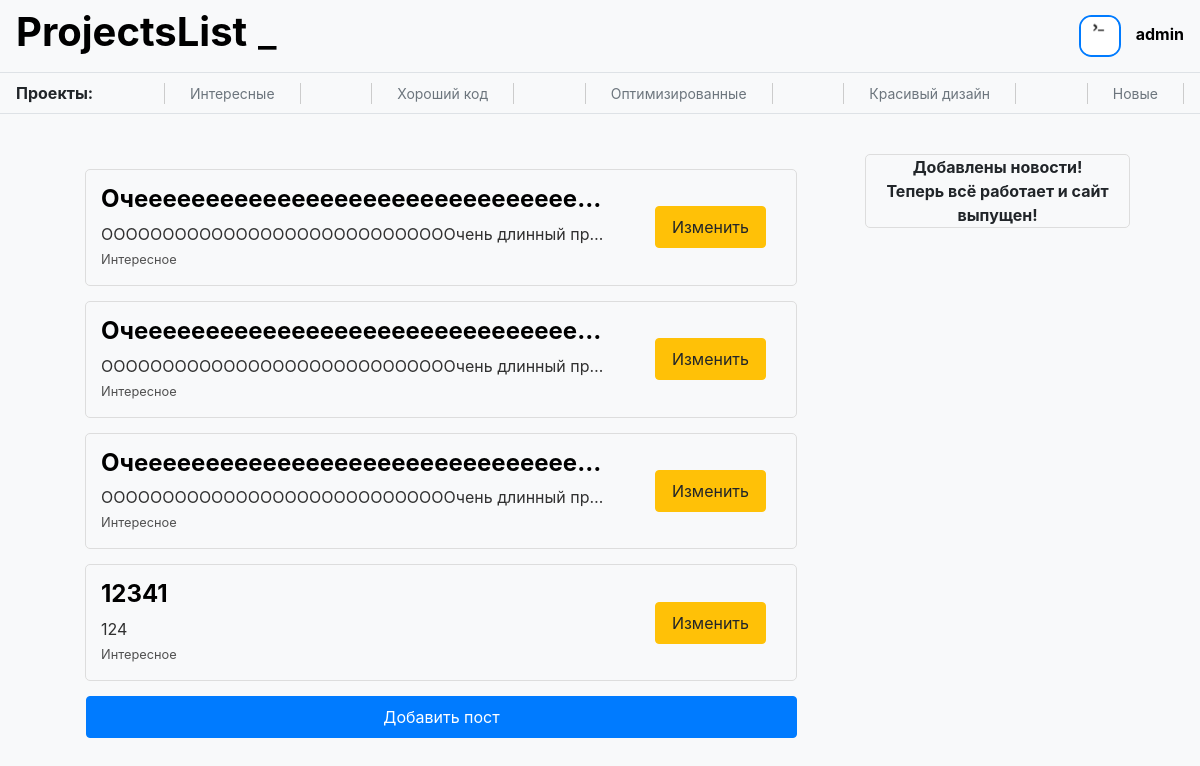
Page / (signed in) on the earlier database version.
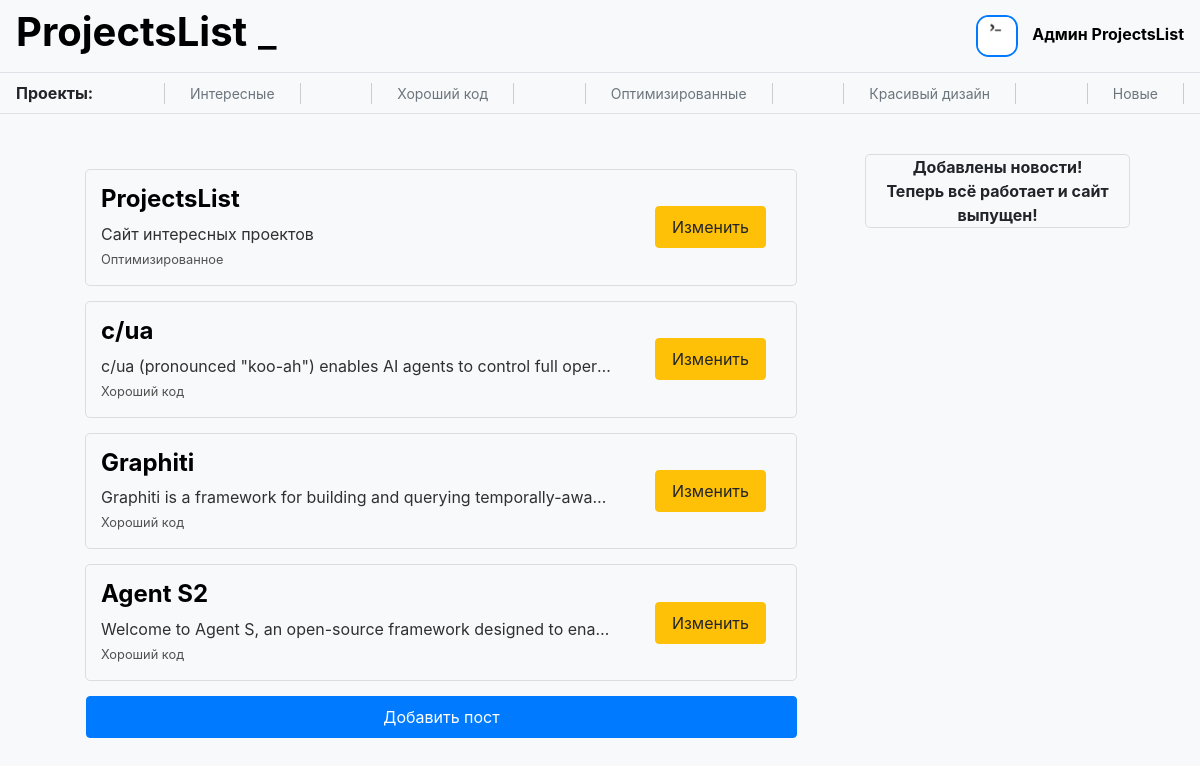
Same page on the later database version.
### data/users.py (models this page shows, shortened)
class User(SqlAlchemyBase, UserMixin):
    __tablename__ = 'users'
    id = sa.Column(sa.Integer, primary_key=True, autoincrement=True)
    name = sa.Column(sa.String)
    mail = sa.Column(sa.String, unique=True)
    hashed_password = sa.Column(sa.String)
    info = sa.Column(sa.String)
    image = sa.Column(sa.String)
    github = sa.Column(sa.String)
    create_time = sa.Column(sa.DateTime, default=datetime.now)
    posts = sa.orm.relationship('Post', back_populates='author')
    comments = sa.orm.relationship('Comment', back_populates='author')
    liked_posts = sa.orm.relationship('Post', back_populates='users_who_liked', secondary='rating_posts')
    liked_comments = sa.orm.relationship('Comment', back_populates='users_who_liked', secondary='rating_comments')

### data/posts.py (models this page shows)
class Post(SqlAlchemyBase):
    __tablename__ = 'posts'
    id = sa.Column(sa.Integer, primary_key=True, autoincrement=True)
    title = sa.Column(sa.String)
    text = sa.Column(sa.String)
    project_link = sa.Column(sa.String)
    category = sa.Column(sa.String)
    like = sa.Column(sa.Integer, default=0)
    dislike = sa.Column(sa.Integer, default=0)
    create_time = sa.Column(sa.DateTime, default=datetime.now)
    author = sa.orm.relationship('User', back_populates='posts')
    author_id = sa.Column(sa.Integer, sa.ForeignKey('users.id'))
    users_who_liked = sa.orm.relationship('User', back_populates='liked_posts', secondary='rating_posts')
    comments = sa.orm.relationship('Comment', back_populates='post')

### server.py (the view)
@app.route('/')
def home():
    style = flask.request.args.get('style', '')
    try:
        db = db_session.create_session()
        posts = db.query(Post).all()[:-5:-1]
        return flask.render_template('home.html', title='ProjectsList', posts=posts, style=style)
    finally:
        db.close()

### data/db_session.py (called while the page is built)
def create_session() -> Session:
    global __factory
    return __factory()

### server.py (called while the page is built)
@login_manager.user_loader
def load_user(user_id):
    try:
        db = db_session.create_session()
        return db.query(User).get(user_id)
    finally:
        db.close()

### templates/home.html
{% extends "base.html" %}
{% block content %}
    <div class='container'>
        <div class='posts' style='display: inline-block'>
            {% for post in posts %}
                <div class='small-post'>
                    <a href='posts/{{post.id}}' style='max-width: 75%'>
                        <div style='white-space: nowrap; overflow: hidden; text-overflow: ellipsis;'>
                            <h4>{{post.title}}</h4>
                            <p style='white-space: nowrap; overflow: hidden; text-overflow: ellipsis;'>{{post.text}}</p>
                            <small>{{post.category}}</small>
                        </div>
                    </a>
                    {% if current_user.id == post.author.id or current_user.id == 1 %}
                    <div style='display: inline-block;'>
                        <a type='button' class='btn btn-warning' href='posts/edit/{{post.id}}'>Изменить</a>
                    </div>
                    {% endif %}
                </div>
            {% endfor %}
            {% if current_user.is_authenticated %}
            <a class='btn btn-primary' href='/add_post'>Добавить пост</a>
            {% endif %}
        </div>
        <div class='news' style='display: inline-block; float: right'>
            <b>Добавлены новости!<br>Теперь всё работает и сайт выпущен!</b>
        </div>
    </div>
{% endblock %}

### templates/base.html (shortened to what this page needs)
<!doctype html>
<html lang="en">
<head>
    <link rel="stylesheet"
          href="https://stackpath.bootstrapcdn.com/bootstrap/4.4.1/css/bootstrap.min.css"
>
    {% if style=='retro' %}
    <link text="text/css"  href="{{ url_for('static', filename='css/retro.css') }}" rel="stylesheet">
    {% else %}
    <link text="text/css"  href="{{ url_for('static', filename='css/style.css') }}" rel="stylesheet">
    {% endif %}
</head>
<body>
<header>
    <nav class="navbar">
        <h1><b><a href='/'>ProjectsList</a></b>
        <span class="blinking-symbol"><a href='/?style=retro'>_</a></span></h1>
        {% if current_user.is_authenticated %}
        	<div class='user-navbar'>
			<img class='user-icon' src='/{{current_user.image}}' width='42' height='42' /img>
			<a class='user-name' href="/user{{current_user.id}}">{{ current_user.name }}</a>
		</div>
        {% else %}
		<a class="btn btn-primary " href="/register">Зарегистрироваться</a>
		<a class="btn btn-success" href="/login">Войти</a>
        {% endif %}
    </nav>
    <nav class="category navbar ">
        <b>Проекты:</b>
        <a href='/interesting'>Интересные</a>
        <a href='/goodcode'>Хороший код</a>
        <a href='/optimized'>Оптимизированные</a>
        <a href='/beautifuldesign '>Красивый дизайн</a>
        <a href='/new'>Новые</a>
    </nav>
</header>
<main role="main" class='container'>
    {% block content %}{% endblock %}
</main>
</body>
</html>

### static/css/style.css (style rules this page uses)
.small-post { border: 1px solid #ddd; border-radius: 5px; margin: 15px; padding: 15px; align-items: center; display: flex; justify-content: space-between; overflow: hidden; white-space: nowrap; text-overflow: ellipsis; }
.small-post p { color: #303030; margin: 0px; text-overflow: ellipsis; }
.small-post small { color: #505050; margin: 0px; }
.small-post h4 { color: black; font-weight: bold; overflow: hidden; white-space: nowrap; text-overflow: ellipsis; }
.posts { width: 70%; display: flex; flex-direction: column; align-items: center; }
.posts .btn { display: block; cursor: pointer; text-align: center; margin: 15px; padding: 8px 16px; margin-left: 16px; flex-shrink: 0; }
.news { border: 1px solid #ddd; border-radius: 5px; text-align: center; width: 25%; }
.container { justify-content: space-between; flex-wrap: wrap; padding: 20px; }
body { background-color: #f8f9fa; }
.navbar { border-bottom: 1px solid #dee2e6; }
.navbar a { text-decoration: none; color: #000; }
.user-icon { border-radius: 30%; margin-right: 10px; border: 2px solid #007bff; }
.user-name { color: #007bff; font-weight: bold; text-decoration: none; }
.category a { color: #6c757d; font-size: 14px; border-right: 1px solid; border-left: 1px solid; border-color: #ccc; padding-right: 25px; padding-left: 25px; }
.blinking-symbol { animation: blink 3s infinite; }

Differences in the rows shown:
removed Post: title "Очеееееееееееееееееееееееееееееее…", text "ОООООООООООООООООООООООООООООчень длинный пр…", category "Интересное"
removed Post: title "Очеееееееееееееееееееееееееееееее…", text "ОООООООООООООООООООООООООООООчень длинный пр…", category "Интересное"
no longer on this page (row edited): Post: {{ post.id }} 7 (drawn), title "Очеееееееееееееееееееееееееееееее…", text "ОООООООООООООООООООООООООООООчень длинный пр…", category "Интересное"
no longer on this page (row edited): Post: title "12341", text "124", category "Интересное"
changed User: name "admin" → "Админ ProjectsList"
added Post: title "ProjectsList", text "Сайт интересных проектов", category "Оптимизированное"
added Post: title "c/ua", text "c/ua (pronounced \"koo-ah\") enables AI agents to control full oper…", category "Хороший код"
added Post: title "Graphiti", text "Graphiti is a framework for building and querying temporally-awa…", category "Хороший код"
added Post: title "Agent S2", text "Welcome to Agent S, an open-source framework designed to ena…", category "Хороший код"
